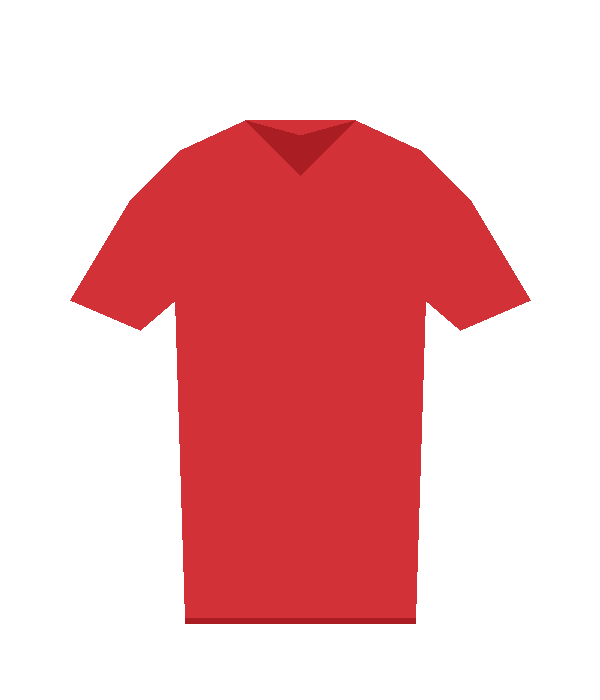
#> input picture assets/garments/shirt_red.png, 600 x 700 px; its folder holds 5 pictures in this run
$ python test_pipeline.py
#> lines starting #> are read from the running program, lines starting #| are printed output that depends on the picture
### backend/app/pose.py
"""Pose estimation wrapper around MediaPipe Pose.

Improvements over the original version:
- The detector is created ONCE and reused (model load per request was the
  main cost); calls are serialized with a lock (MediaPipe graphs are not
  thread-safe).
- Landmarks below a visibility threshold (env ``POSE_MIN_VISIBILITY``,
  default 0.3) are dropped instead of returning garbage coordinates for
  occluded joints. Shoulders and hips are required — if either pair is
  unreliable the whole detection is rejected (the warp needs them).
- Supports the modern MediaPipe **Tasks API** (``PoseLandmarker``) when a
  model file is provided via env ``POSE_LANDMARKER_MODEL`` — this works on
  mediapipe >= 0.10.35 where ``mp.solutions`` was removed. Otherwise falls
  back to the legacy solutions API, then to a heuristic layout.
- Runtime failures are logged (once) instead of silently swallowed.

Public API (unchanged): ``estimate_body_keypoints``, ``mediapipe_available``.
"""
from __future__ import annotations

import logging
import os
import threading
from typing import Dict, Optional, Tuple

import numpy as np

logger = logging.getLogger(__name__)

# ---------------------------------------------------------------- config

_MIN_VISIBILITY = float(os.environ.get("POSE_MIN_VISIBILITY", "0.3"))
_TASKS_MODEL = os.environ.get("POSE_LANDMARKER_MODEL", "")  # path to .task file
_MODEL_COMPLEXITY = int(os.environ.get("POSE_MODEL_COMPLEXITY", "1"))

# MediaPipe Pose landmark indices we care about (same for both APIs)
_LM = {
    "left_shoulder": 11,
    "right_shoulder": 12,
    "left_elbow": 13,
    "right_elbow": 14,
    "left_wrist": 15,
    "right_wrist": 16,
    "left_hip": 23,
    "right_hip": 24,
    "left_knee": 25,
    "right_knee": 26,
    "left_ankle": 27,
    "right_ankle": 28,
    "nose": 0,
}
# joints the affine warp cannot work without
_REQUIRED = ("left_shoulder", "right_shoulder", "left_hip", "right_hip")
# optional joints: dropped individually when below the visibility threshold
_OPTIONAL = ("left_elbow", "right_elbow", "left_wrist", "right_wrist",
             "left_knee", "right_knee", "left_ankle", "right_ankle", "nose")

# ---------------------------------------------------------------- backends

_lock = threading.Lock()
_backend: Optional[str] = None      # "tasks" | "legacy" | None
_detector = None                    # cached detector instance
_init_done = False


def _init_backend() -> None:
    """Pick and initialize a MediaPipe backend once. Never raises."""
    global _backend, _detector, _init_done
    if _init_done:
        return
    _init_done = True

    # 1) modern Tasks API (mediapipe >= 0.10; required on >= 0.10.35)
    if _TASKS_MODEL:
        if not os.path.exists(_TASKS_MODEL):
            logger.warning("POSE_LANDMARKER_MODEL set but not found: %s", _TASKS_MODEL)
        else:
            try:
                from mediapipe.tasks import python as mp_python  # type: ignore
                from mediapipe.tasks.python import vision  # type: ignore
                opts = vision.PoseLandmarkerOptions(
                    base_options=mp_python.BaseOptions(model_asset_path=_TASKS_MODEL),
                    running_mode=vision.RunningMode.IMAGE,
                    min_pose_detection_confidence=0.4,
                )
                _detector = vision.PoseLandmarker.create_from_options(opts)
                _backend = "tasks"
                logger.info("pose backend: Tasks API (%s)", os.path.basename(_TASKS_MODEL))
                return
            except Exception:
                logger.exception("Tasks API init failed; trying legacy solutions API")

    # 2) legacy solutions API (mediapipe < 0.10.35)
    try:
        import mediapipe as mp  # type: ignore
        pose_mod = getattr(getattr(mp, "solutions", None), "pose", None)
        if pose_mod is not None and hasattr(pose_mod, "Pose"):
            _detector = pose_mod.Pose(
                static_image_mode=True,
                model_complexity=_MODEL_COMPLEXITY,
                enable_segmentation=False,
                min_detection_confidence=0.4,
            )
            _backend = "legacy"
            logger.info("pose backend: legacy solutions API")
            return
        logger.warning("mediapipe present but mp.solutions.pose unavailable "
                       "(>=0.10.35?) — set POSE_LANDMARKER_MODEL to use the Tasks API")
    except Exception:
        logger.warning("mediapipe not available; using heuristic keypoints", exc_info=True)

    _backend = None


# [29 lines left out: functions _disable_backend, _detect, not called in this run]


# ---------------------------------------------------------------- public API

def estimate_body_keypoints(image_rgb: np.ndarray) -> Optional[Dict[str, Tuple[float, float]]]:
    """Return body keypoints in pixel coords, or None if no person detected.

    Always contains: left/right_shoulder, left/right_hip, neck (+ nose and
    limb joints when confidently visible). MediaPipe 'left' is the subject's
    left = image right; the warp handles orientation consistently.
    """
    h, w = image_rgb.shape[:2]

    with _lock:
        _init_backend()
        if _backend is None:
            pts = _heuristic_keypoints(w, h)
        else:
            try:
                lm = _detect(image_rgb)
            except Exception as exc:  # pragma: no cover - runtime-specific
                _disable_backend(exc)
                pts = _heuristic_keypoints(w, h)
            else:
                if lm is None:
                    return None
                pts = _filter_landmarks(lm, w, h)
                if pts is None:      # person found but core joints unreliable
                    return None

    neck = (
        (pts["left_shoulder"][0] + pts["right_shoulder"][0]) / 2,
        (pts["left_shoulder"][1] + pts["right_shoulder"][1]) / 2,
    )
    out: Dict[str, Tuple[float, float]] = {k: pts[k] for k in _REQUIRED}
    out["neck"] = neck
    for k in _OPTIONAL:
        if k in pts:
            out[k] = pts[k]
    return out


# [27 lines left out: functions _filter_landmarks, mediapipe_available, pose_backend, not called in this run]


def _heuristic_keypoints(w: int, h: int) -> Dict[str, Tuple[float, float]]:
    """Fallback: assume a centered, upright, full-body person."""
    return {
        "left_shoulder": (w * 0.62, h * 0.28),
        "right_shoulder": (w * 0.38, h * 0.28),
        "left_elbow": (w * 0.66, h * 0.45),
        "right_elbow": (w * 0.34, h * 0.45),
        "left_wrist": (w * 0.62, h * 0.58),
        "right_wrist": (w * 0.38, h * 0.58),
        "left_hip": (w * 0.58, h * 0.62),
        "right_hip": (w * 0.42, h * 0.62),
        "left_knee": (w * 0.56, h * 0.80),
        "right_knee": (w * 0.44, h * 0.80),
        "left_ankle": (w * 0.55, h * 0.96),
        "right_ankle": (w * 0.45, h * 0.96),
        "nose": (w * 0.5, h * 0.15),
    }

### backend/test_pipeline.py
"""Smoke test: generate a synthetic person photo, run the try-on pipeline,
assert garment pixels land on the torso. Runs without a server."""
import os
import sys
import numpy as np
import cv2
from PIL import Image, ImageDraw

sys.path.insert(0, os.path.dirname(os.path.abspath(__file__)))
from app.pose import estimate_body_keypoints  # noqa: E402
from app.warp import warp_and_composite        # noqa: E402

ASSETS = os.path.join(os.path.dirname(os.path.dirname(os.path.abspath(__file__))), "assets")


def make_person(w=480, h=640):
#> called with w = 480, h = 640
    img = Image.new("RGB", (w, h), (225, 225, 225))
#> img: PIL image 480x640 RGB; every value is 225
    d = ImageDraw.Draw(img)
    d.ellipse([w/2-40, 60, w/2+40, 140], fill=(200, 170, 150))   # head
    d.polygon([(w*0.30, 200), (w*0.70, 200), (w*0.66, 470),
               (w*0.34, 470)], fill=(120, 120, 130))             # torso
    return np.array(img)
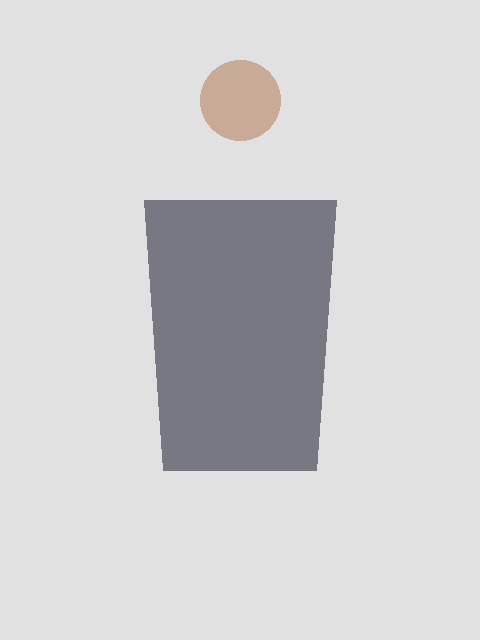
#> returned value: shape (640, 480, 3); mean of channels 0, 1, 2 208.5, 208, 209.2; drawn as R, G, B


def main():
    user_rgb = make_person()
    user_bgr = cv2.cvtColor(user_rgb, cv2.COLOR_RGB2BGR)

    body_kp = estimate_body_keypoints(user_rgb)
#> (the call stopped at in _init_backend, `_detector = pose_mod.Pose( static_image_mode=True, model_complexity=_M..`: mediapipe is not available in this run)
#> body_kp = 14 items
    assert body_kp is not None, "no keypoints"
    print("body keypoints:", {k: (round(v[0]), round(v[1])) for k, v in body_kp.items()})
#> (printed output is left out)

    g = Image.open(os.path.join(ASSETS, "garments", "shirt_red.png")).convert("RGBA")
#> g is the input picture: PIL image 600x700 RGBA; mean R, G, B, A 70.2, 16.6, 18.3, 85.7
    g_arr = np.array(g)
    garment_rgba = np.dstack([cv2.cvtColor(g_arr[:, :, :3], cv2.COLOR_RGB2BGR), g_arr[:, :, 3]])
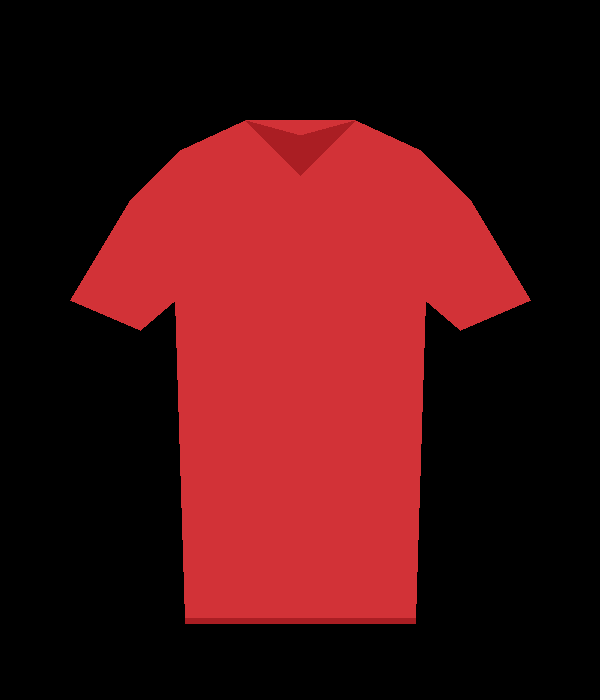
#> garment_rgba: shape (700, 600, 4); mean B, G, R, A 18.3, 16.6, 70.2, 85.7

    import json
#> (the run stopped early here; a loop or call above may not have finished)
